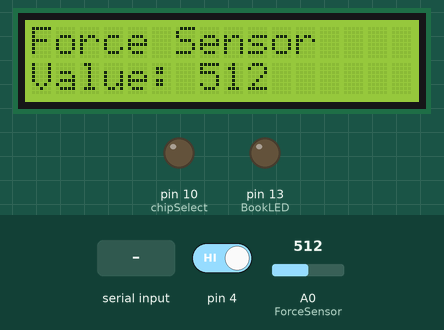
A sketch run on a simulated Arduino Uno, built with avr-gcc and run on an emulated ATmega328P. Parts: 16×2 character LCD, output pins drawn as LEDs (lit = HIGH). The inputs (shaded band) are chosen by the test bench; at power-on: A0 (ForceSensor) = 512, pin 4 HIGH. The local clock reads 2024-03-15 10:24:30 at power-on unless the sketch sets it; storage starts empty; the modem accepts every AT command (registered, SIM ready, sends succeed) and sends nothing else; what the sketch prints to the serial monitor is not drawn.

Above: at 3.8 s.
3.9 s: A0 (ForceSensor) set to 110
At 5.1 s:
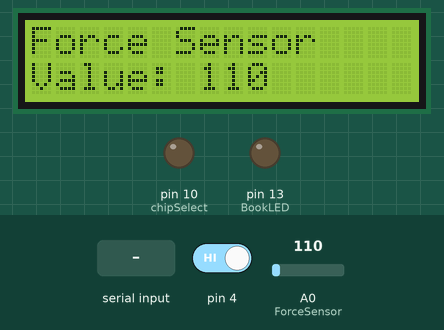
5.4 s: A0 (ForceSensor) set to 93
At 6.3 s:
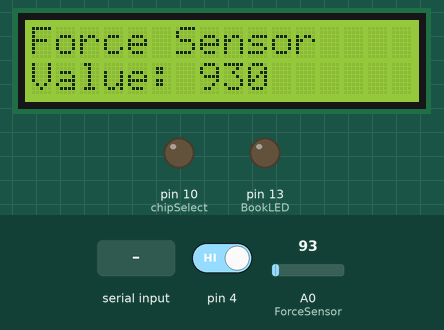
7.0 s: pin 4 driven LOW
8.9 s: A0 (ForceSensor) set to 11
At 9.6 s:
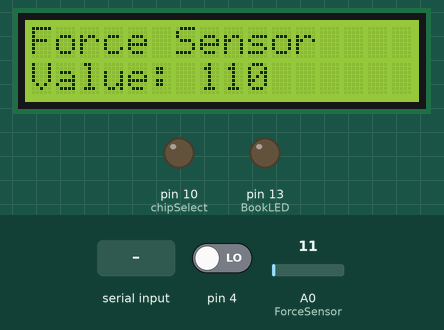
10.7 s: A0 (ForceSensor) set to 8
At 12.5 s:
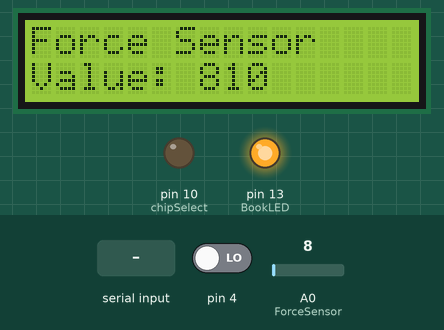
12.8 s: "S" received over Serial
Timing chart, 0 to 15.8 s (numbered marks = the images above; inputs shaded):
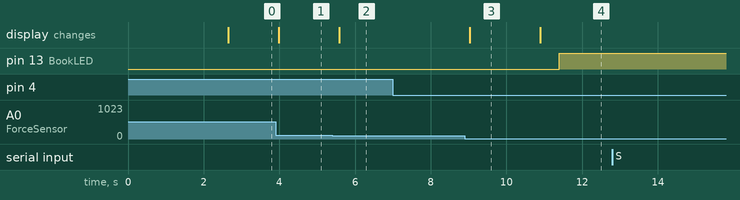

Measured:
- the behaviour switches between 10 and 9 on A0 (ForceSensor) (found by bisection; images 3 and 4)
- after the input at 3.9 s, the display: changes after 0.08 s (image 1)
- after the input at 5.4 s, the display: changes after 0.18 s (image 2)
- after the input at 7.0 s, every drawn part: stays the same
- after the input at 8.9 s, the display: changes after 0.13 s (image 3)
- after the input at 10.7 s, pin 13 (BookLED): LOW → HIGH after 0.69 s; the display: changes after 0.19 s (image 4)
- after the input at 12.8 s, every drawn part: stays the same

The sketch:

force_gsm_integrated.ino
```cpp
#include <LiquidCrystal_I2C.h>  //library for LCD

//libraries for SD card and data logging with time stamps
#include <SD.h>
#include <SPI.h>
#include "RTClib.h"

//library for gsm module
#include "SoftwareSerial.h"

//Initializing LCD with its address
LiquidCrystal_I2C lcd(0x27, 16, 2); // LCD HEX address 0x27

//initializing RTC for TimeStamp
RTC_DS1307 rtc;

//Initializing GSM Module
SoftwareSerial mySerial(2, 3);
String cmd = "";

//Initializing variables for Force Sensor
int Force_VAL = 0;
int temp = 0;
int btn = 0;
int BookLED = 13;
int ForceSensor = A0;

//Initializing variables for data logging
File dataFile;
const int chipSelect = 10;

void setup() {
  Serial.begin(9600);  //beginning printing on Serial Monitor
  mySerial.begin(9600);  //initilizing gsm module's operation

  Serial.println("Initializing GSM SIM800L...");
  delay(1000);

  mySerial.println("AT");                 // Sends an ATTENTION command, reply is OK
  updateSerial();
  mySerial.println("AT+CMGF=1");          // Configuration for sending SMS
  updateSerial();
  mySerial.println("AT+CNMI=1,2,0,0,0");  // Configuration for receiving SMS
  updateSerial();

  //initial code for setting of TimeStamp
  #ifndef ESP8266
  while(!Serial);
  #endif

  if(! rtc.begin()){
    Serial.println("Couldn't find RTC");
    Serial.flush();
    while (1) delay(10);
  }

  if (! rtc.isrunning()) {
    Serial.println("RTC is NOT running, let's set the time!");
    rtc.adjust(DateTime(F(__DATE__), F(__TIME__)));
  }

  //initializing pins for connections
  pinMode(ForceSensor, INPUT);
  pinMode(4, INPUT);
  pinMode(BookLED, OUTPUT);

  lcd.begin();
  lcd.setCursor(0, 0);
  lcd.print("Force Sensor");

  pinMode(chipSelect, OUTPUT);

  //initializing SD card
  if (!SD.begin(chipSelect)) {
    Serial.println("SD card initialization failed!");
    return;
  }

  //create a file: data.csv
  dataFile = SD.open("data.csv", FILE_WRITE);

  if (dataFile) {
    dataFile.println("Serial, TimeStamp, LPG gas value");  //printing headers of rows in CSV file
    dataFile.close();
  } else {
    Serial.println("Error opening data.csv");
  }
}

void loop() {
  DateTime time = rtc.now();  //setting time to current time of PC

  //Code for Force Sensor
  Force_VAL = analogRead(ForceSensor);
  btn = digitalRead(4);

  //State of button is printed:
  Serial.print("The Button is: ");
  if (btn == 0) {
    Serial.println("OFF");
  } else if (btn == 1) {
    Serial.println("ON");
  }

  //Value of Force Sensor is printed on LED, updating after 0.2 sec
  lcd.setCursor(0, 1);
  lcd.print("Value:");
  lcd.setCursor(7, 1);
  lcd.print(Force_VAL);

//threshold value is set to 10, if it goes below 10, control goes to conditional statement of temp == 1 else it goes to temp == 0
  if (Force_VAL < 10)  //Enter Force Value Range
  {
    temp = 1;
  } else {
    temp = 0;
  }

  if (btn == 1) {
    temp = 0;
  }

//if temp is 1, the indication LED glows and notification is sent to the LPG agent (through updateSerial() function)
  if (temp == 1) {
    updateSerial();
    digitalWrite(BookLED, HIGH);
  }
  else if (temp == 0) {
    digitalWrite(BookLED, LOW);
  }

//Full Timestamp
  Serial.println(String("DateTime::TIMESTAMP_FULL:\t")+time.timestamp(DateTime::TIMESTAMP_FULL));

//Values that are to be updated and printed in the csv file
  String dataString = String(millis()) + "," + String("DateTime::TIMESTAMP_FULL:\t")+time.timestamp(DateTime::TIMESTAMP_FULL) + "," + String(Force_VAL);

//data.csv is opened
  dataFile = SD.open("data.csv", FILE_WRITE);

//if the file gets opened, then data is stored in it, else an error message is displayed
  if (dataFile) {
    dataFile.println(dataString);
    Serial.println(dataString);
    dataFile.close();
  } else {
    Serial.println("Error opening data.csv");
  }

  delay(200);
}

//This function updates the Serial Monitor with current situation
void updateSerial()
{
  delay(500);
  while (Serial.available())
  {

    cmd+=(char)Serial.read();

    if(cmd!=""){
      cmd.trim();  // Remove added LF in transmit
      if (cmd.equals("S")) {
        sendSMS();
      } else {
        mySerial.print(cmd);
        mySerial.println("");
      }
    }
  }

  while(mySerial.available())
  {
    Serial.write(mySerial.read());//Forward what Software Serial received to Serial Port
  }
}

//This function sends an SMS to the LPG agent whose contact number is provided below.
void sendSMS()
{
  mySerial.println("AT+CMGF=1");
  delay(500);
  mySerial.println("AT+CMGS=+919041166867\r");
  delay(500);
  mySerial.print("Hey, this is a request from House no. 44, Brookbell Estate, Australia to book an LPG gas cylinder for the registered mobile number: 6735803690 and send it to the same address as soon as possible.");
  delay(500);
  mySerial.write(26);
}
```
